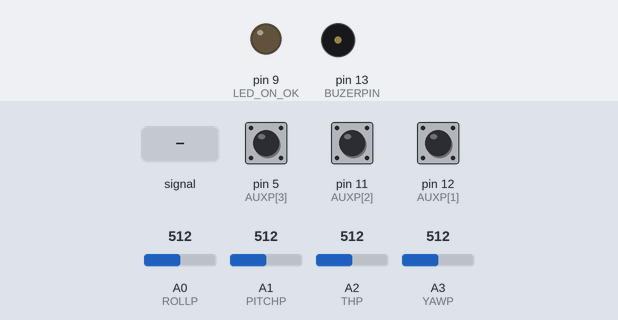
Simulated run of this sketch. Board: Arduino Mega 2560, built with avr-gcc and run on an emulated ATmega2560. On the bench: output pins drawn as LEDs (lit = HIGH), buzzer (waves = sounding). The test bench sets the inputs (shaded band); at power-on: pin 5 (AUXP[3]) HIGH, pin 11 (AUXP[2]) HIGH, pin 12 (AUXP[1]) HIGH, A0 (ROLLP) = 512, A1 (PITCHP) = 512, A2 (THP) = 512, A3 (YAWP) = 512. The modem accepts every AT command (registered, SIM ready, sends succeed) and sends nothing else; pins used as bus, display or sensor lines are not drawn; what the sketch prints to the serial monitor is not drawn.

Above: at 1.4 s.
1.5 s: A0 (ROLLP) fed a 200 Hz sine of ±81 counts around its level
At 3.4 s:
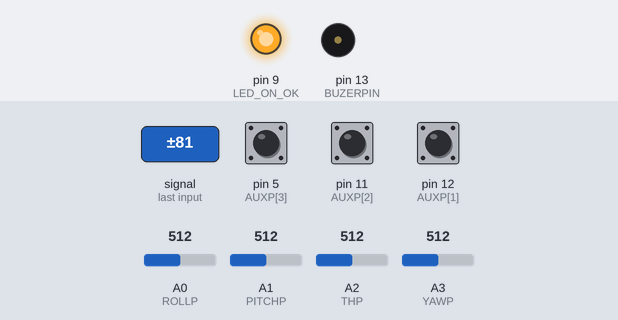
4.5 s: pin 5 (AUXP[3]) pulled LOW for 0.15 s
At 4.66 s:
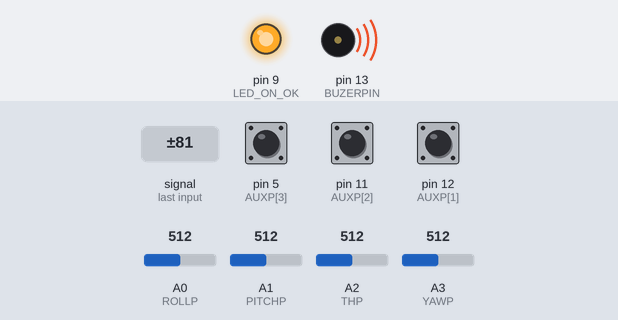
7.5 s: pin 11 (AUXP[2]) pulled LOW for 0.15 s
At 8.3 s:
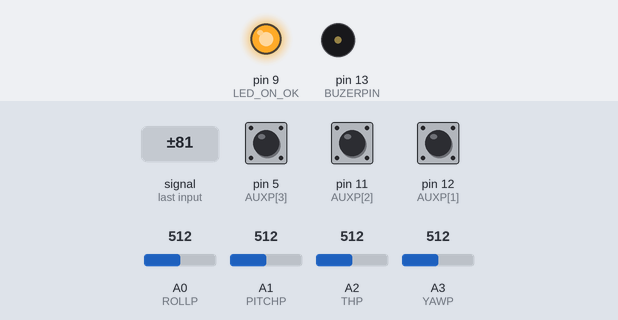
10.5 s: pin 11 (AUXP[2]) pulled LOW for 3.2 s
At 13.78 s:
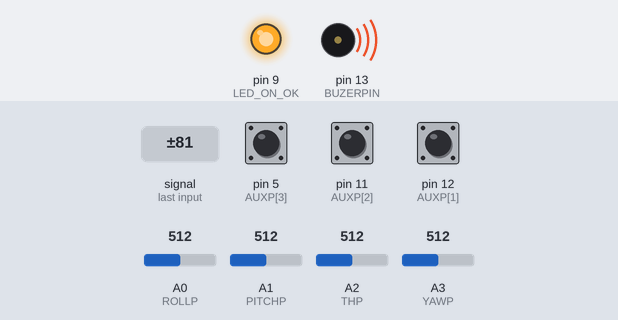
15.2 s: pin 5 (AUXP[3]) pulled LOW for 3.2 s
At 15.9 s:
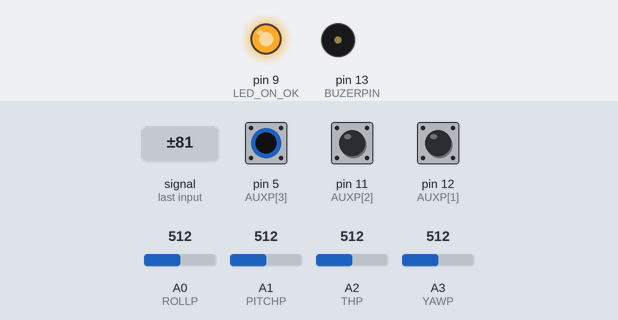
Timing chart, 0 to 20.1 s (numbered marks = the images above; inputs shaded):
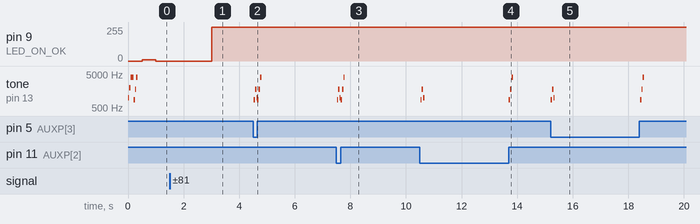

The sketch:

mwii_msp_tx.ino
```cpp
// (licence header left out)
#include <avr/pgmspace.h>
#include "tones.h"

//#define DEBUG

#define MSP_SET_RAW_RC           200
#define MSP_ALTITUDE             109
#define MSP_IDENT                100
#define MSP_BAT                  110

#define ROLLP A0
#define PITCHP A1
#define THP A2
#define YAWP A3
#define LED_REFRESH_RATE 1000/2  //in Hz
#define LED_ON_OK 9
#define BUZERPIN 6
#define BUZERPIN_VARIO 7
#define ANALOGMAX 626
#define ANALOGMIN 397
#define ANALOGMMD (ANALOGMAX-ANALOGMIN)

#if defined(__AVR_ATmega2560__) || defined(__AVR_ATmega2561__)   ///debugging and printing option
#define MEGA
#define BUZERPIN 13
#endif

uint16_t MIDR=512, MIDP=512, MIDY=512;
uint16_t DB=2000;
uint8_t AUXP[]={
  13,12,11,5};
uint8_t SIG=0;
uint32_t GUT=0 ,T=0, T_LED=0, TG_SW=0, ADP_DELAY=0, VARIO_BEEP_D=0;
uint16_t ROLL=512, PITCH=512, TH=512, YAW=512;
uint16_t AUX[4]={
  1000,1000,1000,1000};
uint16_t AUXOLD[4];
uint16_t SIGN[8]={
  0,0,0,0};
uint16_t CONNECTION_OK=0;
uint8_t STANJE=0;
uint8_t ANLOGPINS[]={
  1,2,3,4};
uint16_t PN=0;
uint8_t  RC_FAST_REFRESH_RATE=(1000/40); //in Hz
uint8_t  RC_SLOW_REFRESH_RATE=(1000/18); //in Hz
uint8_t RC_REFRESH_RATE = RC_FAST_REFRESH_RATE;
uint8_t SLOW_RATE=0;
uint8_t taskOrder=0; //to call different serial stuff less often

//telemetry
int32_t ALTITUDE=0;  //in cm
int16_t VARIO=0;    //in cm/s
int8_t VBAT_V=0;
uint16_t VBAT_SUM=0;

uint8_t VERSION=0;
uint8_t MULTITYPE=0;
uint8_t MSP_VERSION=0;
uint32_t CAPAB=0;  //spektrum bind capable


void setup() {
  Serial.begin(19200);
#if defined(MEGA)
  Serial1.begin(19200);
#endif
  for (int i=0;i<4;i++){
    pinMode(AUXP[i],INPUT);
    digitalWrite(AUXP[i],HIGH);
  }

  MIDR=constrain(analogRead(ROLLP),ANALOGMIN,ANALOGMAX);  //find currently trimmed midpoints for adaptive TX frequency
  MIDP=constrain(analogRead(PITCHP),ANALOGMIN,ANALOGMAX);
  MIDY=constrain(analogRead(YAWP),ANALOGMIN,ANALOGMAX);

  msp_babel(MSP_IDENT, 0,0);
  getstatus();

  tone(BUZERPIN,NOTE_B5);
  delay(50);
  tone(BUZERPIN,NOTE_B6);
  delay(50);
  tone(BUZERPIN,NOTE_B7);
  delay(100);
  noTone(BUZERPIN);
}

void loop() {

  ROLL=constrain(analogRead(ROLLP),ANALOGMIN,ANALOGMAX);
  PITCH=constrain(analogRead(PITCHP),ANALOGMIN,ANALOGMAX);
  TH=constrain(analogRead(THP),ANALOGMIN,ANALOGMAX);
  YAW=constrain(analogRead(YAWP),ANALOGMIN,ANALOGMAX);

  uint16_t RDIFF=(uint16_t) (pow((MIDR-ROLL),2));
  uint16_t PDIFF=(uint16_t) (pow((MIDP-PITCH),2));
  //uint16_t YDIFF=(uint16_t) (pow((MIDY-YAW),2));

  if (RDIFF>DB || PDIFF>DB ){
    ADP_DELAY=GUT;
  }

  if (GUT>3000 && (GUT-ADP_DELAY)<3000){
    RC_REFRESH_RATE=RC_FAST_REFRESH_RATE;
    SLOW_RATE=0;
  }
  else{
    RC_REFRESH_RATE=RC_SLOW_REFRESH_RATE;
    SLOW_RATE=1;
  }


  if (SLOW_RATE !=1 ){
    CONNECTION_OK=0;
    analogWrite(LED_ON_OK,255);
  }

  if((GUT-T_LED)>LED_REFRESH_RATE){
    if (CONNECTION_OK<3){
      analogWrite(LED_ON_OK,10);
    }
    else{
      analogWrite(LED_ON_OK,0);
    }
    T_LED=GUT;
  }

#if defined(DEBUG)
  RC_REFRESH_RATE=(1000/10);
#endif

  if((GUT-T)>RC_REFRESH_RATE){

    ROLL=(uint16_t) (((double)(ANALOGMAX - ROLL + 1) / (ANALOGMMD) ) * 1000.0) + 1000;
    PITCH=(uint16_t) (((double)(ANALOGMAX - PITCH + 1) / (ANALOGMMD) ) * 1000.0) + 1000;
    TH=(uint16_t) (((double)(ANALOGMAX - TH + 1) / (ANALOGMMD) ) * 1000.0) + 1000;
    YAW=(uint16_t) (((double)(ANALOGMAX - YAW + 1) / (ANALOGMMD) ) * 1000.0) + 1000;

    for (int i=0;i<4;i++){
      AUX[i]=digitalRead(AUXP[i])*1000+1000;

      if (AUX[i]!=AUXOLD[i] && AUX[i]>AUXOLD[i]){
        TG_SW=GUT;
        AUXOLD[i]=AUX[i];
        SIG=1;
      }
      if (AUX[i]!=AUXOLD[i] && AUX[i]<AUXOLD[i]){
        TG_SW=GUT;
        AUXOLD[i]=AUX[i];
        SIG=2;
      }
    }

    SIGN[0]=ROLL;
    SIGN[1]=PITCH;
    SIGN[2]=YAW;
    SIGN[3]=TH;

    for(int i=4;i<8;i++){
      SIGN[i]=AUX[i-4];
    }

    if (!SLOW_RATE){
      msp_babel(MSP_SET_RAW_RC, 8,SIGN);
    }

    if (SLOW_RATE){
      switch (taskOrder % 11){
      case 0:
        taskOrder++;
        msp_babel(MSP_ALTITUDE, 0,0);
        getstatus();
        break;
      default:
        taskOrder++;
        msp_babel(MSP_SET_RAW_RC, 8,SIGN);
        break;
      }
    }

#if defined(DEBUG) || defined(MEGA)
    Serial.print(ALTITUDE,DEC);
    Serial.print(" ");
    Serial.println(VARIO,DEC);
    // Serial.println(ROLL,DEC);
    // Serial.println(" ");
#endif
    T=GUT;
  }

  singndance(SIG);
  vario_sound(VARIO);

  GUT=millis();
}
```

MSP_BABEL.ino
```cpp
void msp_babel(uint8_t MSPTYPE, uint8_t ploadsize, uint16_t pload_in[12]){
  char msp_string[20];
  char tabela[20];
  char checksum=0;

  /*
    msp_rx_string[]=payload_size, MSP_SET_RAW_RC, payload[],checksumm
   */
  if (ploadsize>0){ //non zero payload message
    uint8_t msb_pl=0;
    uint8_t lsb_pl=1;

    for(int i=0;i<ploadsize;i++){
      tabela[msb_pl]=pload_in[i] & 0xff;
      msb_pl=msb_pl+2;

      tabela[lsb_pl]=pload_in[i] >> 8;
      lsb_pl=lsb_pl+2;
    }

    msp_string[0]=ploadsize*2 & 0xff;
    checksum ^= (ploadsize*2 & 0xFF);

    msp_string[1]=MSPTYPE & 0xff;
    checksum ^= (MSPTYPE & 0xFF);

    for(int j=0;j<(ploadsize*2);j++){
      msp_string[2+j]=tabela[j] & 0xff;
      checksum ^= (tabela[j] & 0xff);
    }

    msp_string[ploadsize*2+2]= checksum;
  }


  else{
    msp_string[0]=ploadsize*2 & 0xff;

    checksum ^= (ploadsize*2 & 0xFF);

    msp_string[1]=MSPTYPE & 0xff;

    checksum ^= (MSPTYPE & 0xFF);

    msp_string[ploadsize*2+2]= checksum;
  }

#if !defined(MEGA)
    Serial.print("$M<");
    for(int u=0;u<(ploadsize*2+3);u++){
      Serial.write(msp_string[u]);
    }
#endif

/*#if defined(DEBUG)
    Serial.print("$M<");
    for(int u=0;u<(ploadsize*2+3);u++){
      Serial.print(msp_string[u]);
    }
#endif*/

#if defined(MEGA)
    Serial1.print("$M<");
    for(int u=0;u<(ploadsize*2+3);u++){
      Serial1.write(msp_string[u]);
    }
#endif

}
```

SingNDance.ino
```cpp
uint8_t SINGNDANCE=0;
uint8_t VBON=0;

void singndance(uint8_t pip){

  switch (pip){
  case 1:
    PN=NOTE_A5;
    SINGNDANCE=1;
    if ((GUT-TG_SW) > 50){
      PN=NOTE_A6;
    }
    if ((GUT-TG_SW) > 100){
      PN=NOTE_B7;
    }
    if ((GUT-TG_SW) > 150){
      PN=0;
      SINGNDANCE=0;
    }
    break;

  case 2:
    SINGNDANCE=1;
    PN=NOTE_A5;
    if ((GUT-TG_SW) > 50){
      PN=NOTE_A6;
    }
    if ((GUT-TG_SW) > 100){
      PN=NOTE_B5;
    }
    if ((GUT-TG_SW) > 150){
      PN=0;
      SINGNDANCE=0;
    }
    break;

  case 3:
    SINGNDANCE=1;
    PN=NOTE_F1;
    if ((GUT-TG_SW) > 50){
      PN=0;
      SINGNDANCE=0;
    }
    break;

  default:
    PN=0;
    SINGNDANCE=0;
    break;
  }


  if (PN != 0){
    tone(BUZERPIN,PN);
  }
  else{
    noTone(BUZERPIN);
  }
}

void vario_sound(int16_t vario_beep){
  uint16_t nota=0;
  uint8_t scale=100;
  uint32_t bepdelay=constrain((uint32_t)(1000.0/((vario_beep/500.0)*scale)),100,2500);
  if(SINGNDANCE==0){
    if(vario_beep >= 5){
      if((GUT-VARIO_BEEP_D) > bepdelay){
      VBON=1;
      }
      if((GUT-VARIO_BEEP_D) > (bepdelay+100)){
        VBON=0;
        VARIO_BEEP_D=GUT;
      }

      if(VBON){
        nota=440;
      }
      else{
        nota=0;
      }
    }
    else if(vario_beep < -5) {
      nota=constrain((700+vario_beep),200,700);
    }
    else{
      nota=0;
    }
  }
  else{
    nota=0;
  }

  if(nota>0){
    tone(BUZERPIN,nota);
  }
  else if (SINGNDANCE==0 && nota==0){
    noTone(BUZERPIN);
  }
}
```

TELEMTRY_RETURN.ino
```cpp
#if defined(MEGA)
#define READ Serial1.read()
#define AVAIL Serial1.available()
#endif
#if !defined(MEGA)
#define READ Serial.read()
#define AVAIL Serial.available()
#endif
uint8_t TRASH; //placeholder for bad messages
int checksum_in=0, chksum_read=1; //set different read checksum

///MWII ripout
uint32_t read32() {
  uint32_t t = read16();
  t+= (uint32_t)read16()<<16;
  return t;
}
uint16_t read16() {
  uint16_t t = read8();
  t+= (uint16_t)read8()<<8;
  return t;
}
uint8_t read8()  {
  int8_t curbt = READ;
  checksum_in ^= curbt;
  return (curbt)&0xff;
}

void getstatus(){
  int msg[20];
  int shebang[3];
  uint8_t msp_type=0, pl_size=0;

  CONNECTION_OK=CONNECTION_OK+1;
  SINGNDANCE=1;

  if (AVAIL) {
    for (uint8_t u=0;u<3;u++){ //just to move to the end of $M>
      shebang[u]=read8();
    }

    if(shebang[0]==36 && shebang[1]==77 && shebang[2]==62){ //if MWII returns proper shebang we start processing response
      CONNECTION_OK=0; //if we get shebang back than connection must be O.K. !!!?!!
      SINGNDANCE=0; //enable vario noise  :)
      checksum_in = 0;
      pl_size = read8(); // it is allready int
      msp_type = read8(); //it is already int

      switch (msp_type){
      case MSP_SET_RAW_RC:
        read16();
        break;

      case MSP_ALTITUDE:
        ALTITUDE=read32();
        VARIO=read16();
        break;

      case MSP_BAT:
        VBAT_V=read8();
        VBAT_SUM=read16();
        break;

      case MSP_IDENT:
        VERSION=read8();
        MULTITYPE=read8();
        MSP_VERSION=read8();
        CAPAB=read32();
        break;

      }
      chksum_read=READ; //reading last byte == checksum directly with Serial.read
    }

    else { //erase serial buffer
      while (AVAIL){
        TRASH=read8();
      }
    }

    if (checksum_in!=chksum_read){
      ALTITUDE=-100;
      VARIO=0;
    }
  }

}
```

tones.h
```cpp
/*************************************************
 * Public Constants
 *************************************************/

#define NOTE_B0  31
#define NOTE_C1  33
#define NOTE_CS1 35
#define NOTE_D1  37
#define NOTE_DS1 39
#define NOTE_E1  41
#define NOTE_F1  44
#define NOTE_FS1 46
#define NOTE_G1  49
#define NOTE_GS1 52
#define NOTE_A1  55
#define NOTE_AS1 58
#define NOTE_B1  62
#define NOTE_C2  65
#define NOTE_CS2 69
#define NOTE_D2  73
#define NOTE_DS2 78
#define NOTE_E2  82
#define NOTE_F2  87
#define NOTE_FS2 93
#define NOTE_G2  98
#define NOTE_GS2 104
#define NOTE_A2  110
#define NOTE_AS2 117
#define NOTE_B2  123
#define NOTE_C3  131
#define NOTE_CS3 139
#define NOTE_D3  147
#define NOTE_DS3 156
#define NOTE_E3  165
#define NOTE_F3  175
#define NOTE_FS3 185
#define NOTE_G3  196
#define NOTE_GS3 208
#define NOTE_A3  220
#define NOTE_AS3 233
#define NOTE_B3  247
#define NOTE_C4  262
#define NOTE_CS4 277
#define NOTE_D4  294
#define NOTE_DS4 311
#define NOTE_E4  330
#define NOTE_F4  349
#define NOTE_FS4 370
#define NOTE_G4  392
#define NOTE_GS4 415
#define NOTE_A4  440
#define NOTE_AS4 466
#define NOTE_B4  494
#define NOTE_C5  523
#define NOTE_CS5 554
#define NOTE_D5  587
#define NOTE_DS5 622
#define NOTE_E5  659
#define NOTE_F5  698
#define NOTE_FS5 740
#define NOTE_G5  784
#define NOTE_GS5 831
#define NOTE_A5  880
#define NOTE_AS5 932
#define NOTE_B5  988
#define NOTE_C6  1047
#define NOTE_CS6 1109
#define NOTE_D6  1175
#define NOTE_DS6 1245
#define NOTE_E6  1319
#define NOTE_F6  1397
#define NOTE_FS6 1480
#define NOTE_G6  1568
#define NOTE_GS6 1661
#define NOTE_A6  1760
#define NOTE_AS6 1865
#define NOTE_B6  1976
#define NOTE_C7  2093
#define NOTE_CS7 2217
#define NOTE_D7  2349
#define NOTE_DS7 2489
#define NOTE_E7  2637
#define NOTE_F7  2794
#define NOTE_FS7 2960
#define NOTE_G7  3136
#define NOTE_GS7 3322
#define NOTE_A7  3520
#define NOTE_AS7 3729
#define NOTE_B7  3951
#define NOTE_C8  4186
#define NOTE_CS8 4435
#define NOTE_D8  4699
#define NOTE_DS8 4978
```

Measured:
- after the input at 1.5 s, pin 9 (LED_ON_OK): 0/255 → 255/255 after 1.5 s
- after the input at 4.5 s, tone on pin 13 (BUZERPIN): plays 880 Hz for 0.05 s, 1760 Hz for 0.05 s, 988 Hz for 0.03 s, 880 Hz for 0.05 s, 1760 Hz for 0.05 s, 3951 Hz for 0.05 s, starting at once
- after the input at 7.5 s, tone on pin 13 (BUZERPIN): plays 880 Hz for 0.05 s, 1760 Hz for 0.05 s, 988 Hz for 0.03 s, 880 Hz for 0.05 s, 1760 Hz for 0.05 s, 3951 Hz for 0.05 s, starting at once
- after the input at 10.5 s, tone on pin 13 (BUZERPIN): plays 880 Hz for 0.05 s, 1760 Hz for 0.05 s, 988 Hz for 0.05 s, 880 Hz for 0.05 s, 1760 Hz for 0.05 s, 3951 Hz for 0.05 s, starting at once
- after the input at 15.2 s, tone on pin 13 (BUZERPIN): plays 880 Hz for 0.05 s, 1760 Hz for 0.05 s, 988 Hz for 0.05 s, 880 Hz for 0.05 s, 1760 Hz for 0.05 s, 3951 Hz for 0.05 s, starting at once
- by itself, tone on pin 13 (BUZERPIN): plays 988 Hz for 0.05 s, 1976 Hz for 0.05 s, 3951 Hz for 0.10 s, 880 Hz for 0.05 s, 1760 Hz for 0.05 s, 3951 Hz for 0.05 s
